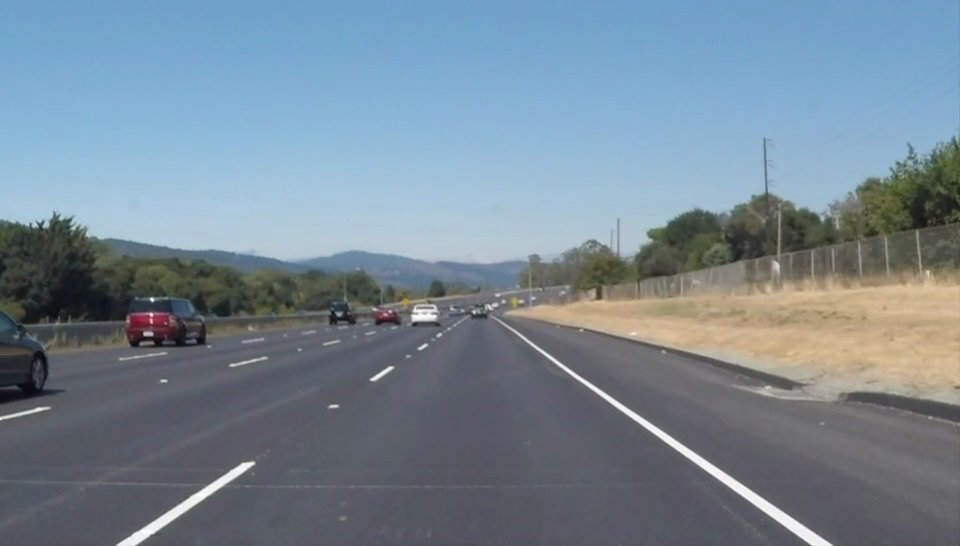
#> input picture Term_1/Finding_Lane_Lines_1/test.jpg, 960 x 546 px
$ python 2_color_region_masking.py
#> lines starting #> are read from the running program, lines starting #| are printed output that depends on the picture; after the words box and inside, x2 and y2 are one past the last pixel; in counts of white or black regions, pixels touching at a corner belong together
import matplotlib.pyplot as plt
import matplotlib.image as mpimg
import numpy as np
import sys

try:
    image = mpimg.imread('test.jpg')
#> image is the input picture: shape (546, 960, 3); mean R, G, B 119, 135.2, 148.4
except FileNotFoundError as e:
    print(e)
    sys.exit(1)
print('This image is: {}, with dimensions: {}'.format(type(image), image.shape))
#| This image is: <class 'numpy.ndarray'>, with dimensions: (546, 960, 3)

ysize = image.shape[0]
#> ysize = 546
xsize = image.shape[1]
#> xsize = 960
color_select = np.copy(image)
line_image = np.copy(image)

red_threshold = 200
green_threshold = 200
blue_threshold = 200
rgb_threshold = [red_threshold, green_threshold, blue_threshold]

# Init a triangle (this part is variable)
left_bottom = [100, 525]  # [0, 539]
right_bottom = [850, 550]  # [900, 539]
apex = [460, 310]  # [475, 320]

# See https://docs.scipy.org/doc/numpy/reference/generated/numpy.polyfit.html for more info
fit_left = np.polyfit((left_bottom[0], apex[0]), (left_bottom[1], apex[1]), 1)
fit_right = np.polyfit((right_bottom[0], apex[0]), (right_bottom[1], apex[1]), 1)
fit_bottom = np.polyfit((left_bottom[0], right_bottom[0]), (left_bottom[1], right_bottom[1]), 1)

color_thresholds = (image[:, :, 0] < rgb_threshold[0]) | (image[:, :, 1] < rgb_threshold[1]) | (
image[:, :, 2] < rgb_threshold[2])
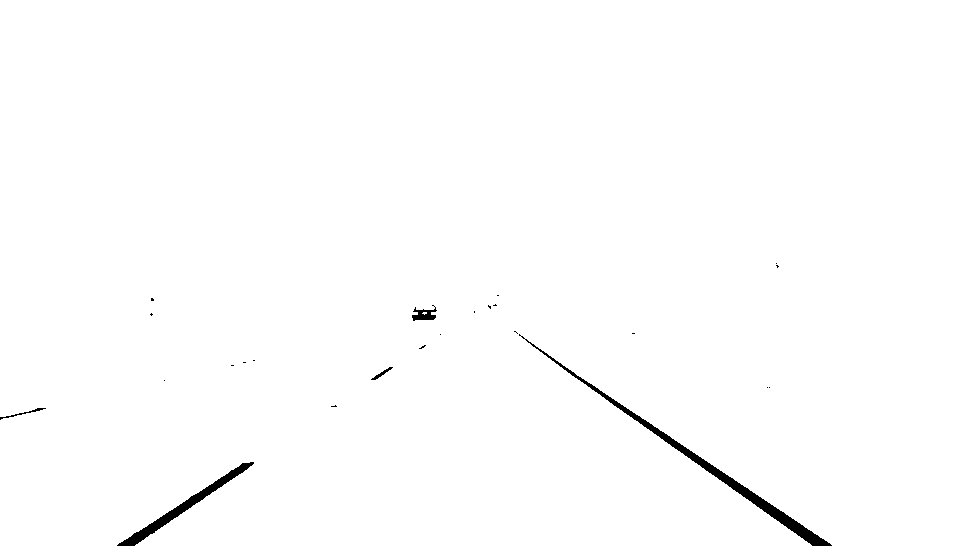
#> color_thresholds: shape (546, 960) bool; 99.2% white; 24 black regions (19 under 20 px), largest, box (x1, y1, x2, y2) and area: (519, 334, 832, 546) 2340, (117, 462, 254, 546) 1252, (412, 305, 437, 321) 204, (0, 408, 46, 420) 80, (371, 367, 393, 380) 67

# See https://docs.scipy.org/doc/numpy/reference/generated/numpy.meshgrid.html for more info
xx, yy = np.meshgrid(np.arange(0, xsize), np.arange(0, ysize))
region_thresholds = (yy > (xx * fit_left[0] + fit_left[1])) & (yy > (xx * fit_right[0] + fit_right[1])) & (
yy < (xx * fit_bottom[0] + fit_bottom[1]))

# Mask color selection
color_select[color_thresholds | ~region_thresholds] = [0, 0, 0]
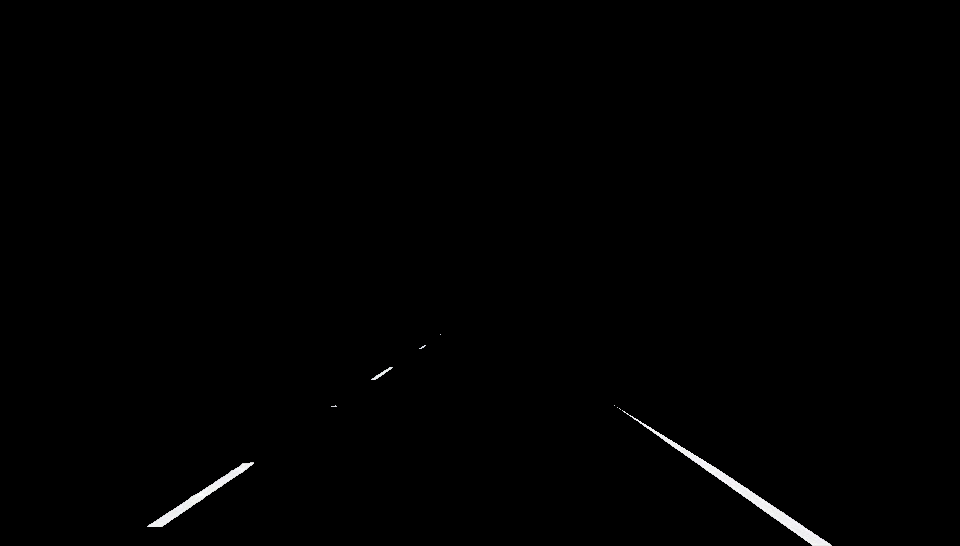
#> color_select: shape (546, 960, 3); mean R, G, B 1.2, 1.2, 1.2
# Find where image is both colored right and in the region
line_image[~color_thresholds & region_thresholds] = [255, 0, 0]
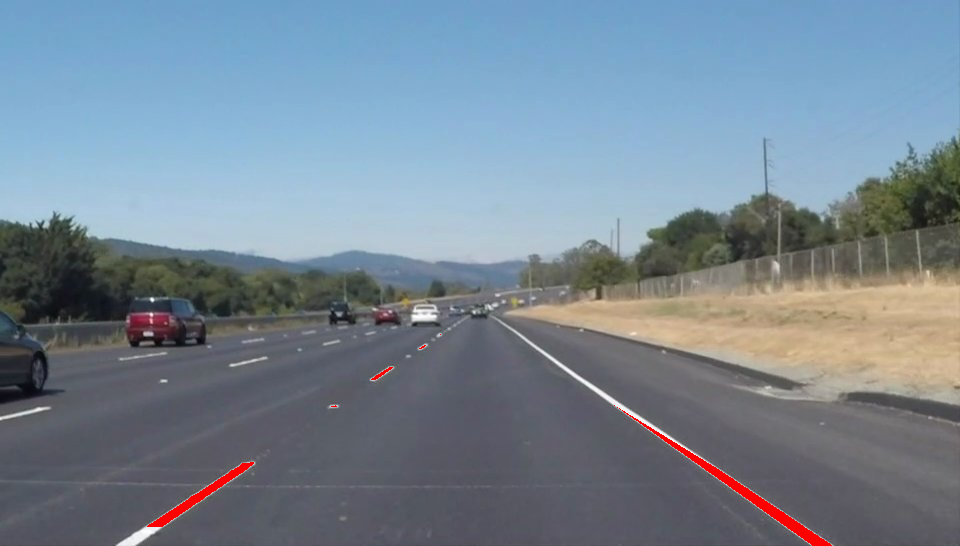
#> line_image: shape (546, 960, 3); 0.52% of pixels changed, all inside (x1, y1, x2, y2) = (147, 334, 832, 546)

# Show figures
f = plt.figure()
x = [left_bottom[0], right_bottom[0], apex[0], left_bottom[0]]
y = [left_bottom[1], right_bottom[1], apex[1], left_bottom[1]]

f.add_subplot(2, 3, 1)
plt.plot(x, y, 'b--', lw=4)
plt.imshow(image)  # Image superimposed with plotted lines
plt.title("Step 1: Original image superimposed with plotted lines")

f.add_subplot(2, 3, 2)
plt.imshow(color_thresholds, cmap='gray')
plt.title("Step 2: Get the threshold image")

f.add_subplot(2, 3, 3)
plt.imshow(region_thresholds, cmap='gray')
plt.title("Step 3: Get the regional threshold")

f.add_subplot(2, 3, 4)
plt.imshow(color_select)  # bright color line with triangle
plt.title("Step 4: Bright lines with triangle selected")

f.add_subplot(2, 3, 5)
plt.imshow(line_image)  # Masked image
plt.title("Final: Original image with masked color")

plt.show()
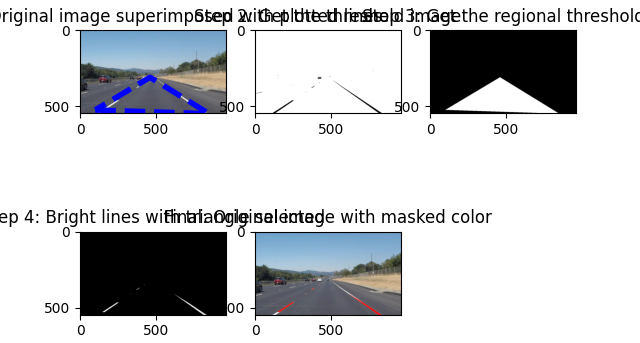
#> figure drawn by matplotlib, 5 panels
